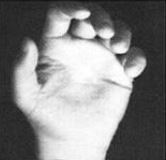
#> input picture A.JPG, 166 x 160 px, found by its file name
$ jupyter execute Laplacian_Blend.ipynb   (older library calls are emulated)
#> lines starting #> are read from the running program, lines starting #| are printed output that depends on the picture
[cell 1]
import cv2
import numpy as np
from matplotlib import pyplot as plt
from PIL import Image

[cell 2]
## Working directory
image_path_gaussian_pyr  = 'Output/Gaussian/'
image_path_laplacian_pyr  = 'Output/Laplacian/'

[cell 3]
##--------------------------------------------------------##
##   Find the Gaussian pyramid of the all input images    ##
##--------------------------------------------------------##
def Gaussian_Pyramid(img, num_levels):
    lower = img.copy()
    gaussian_pyramid = [lower]
    for i in range(num_levels):
        lower = cv2.pyrDown(lower)
        gaussian_pyramid.append(np.float32(lower))
    return gaussian_pyramid

[cell 4]
##-------------------------------------------------------------------------##
##   Find the Laplacian pyramid of the background anf foreground images    ##
##-------------------------------------------------------------------------##
def Laplacian_Pyramid(gaussian_pyramid):
    laplacian_top = gaussian_pyramid[-1]
    num_levels = len(gaussian_pyramid) - 1
    laplacian_pyramid = [laplacian_top]
    for i in range(num_levels,0,-1):
        size = (gaussian_pyramid[i - 1].shape[1], gaussian_pyramid[i - 1].shape[0])
        gaussian_expanded = cv2.pyrUp(gaussian_pyramid[i], dstsize=size)
        laplacian = np.subtract(gaussian_pyramid[i-1], gaussian_expanded)
        laplacian_pyramid.append(laplacian)
    return laplacian_pyramid

[cell 5]
##--------------------------------------------------------##
##   Blend the two images with respect to the mask        ##
##--------------------------------------------------------##
def Blending_Images(laplacian_A,laplacian_B,mask_pyr):
    LS = []
    for Laplacian_of_image_a,Laplacian_of_image_B,mask in zip(laplacian_B,laplacian_A,mask_pyr):
        ls = Laplacian_of_image_a * mask + Laplacian_of_image_B * (1.0 - mask)
        LS.append(ls)
    return LS

[cell 6]
##--------------------------------------------------------------------------------##
##  Reconstruct the blended image with the size equivalent to the input images    ##
##--------------------------------------------------------------------------------##
def Reconstructing_Blended_Image(Laplacian_Added):
    laplacian_top = Laplacian_Added[0]
    laplacian_lst = [laplacian_top]
    num_levels = len(Laplacian_Added) - 1
    for i in range(num_levels):
        size = (Laplacian_Added[i + 1].shape[1], Laplacian_Added[i + 1].shape[0])
        laplacian_expanded = cv2.pyrUp(laplacian_top, dstsize=size)
        laplacian_top = cv2.add(Laplacian_Added[i+1], laplacian_expanded,dtype=cv2.CV_32F)
        laplacian_lst.append(laplacian_top)
    return laplacian_lst

[cell 7]
##----------------------------------------------------------------------##
##  Main function to accept input inages and call all the operations    ##
##----------------------------------------------------------------------##
if __name__ == '__main__':
     # Accepting background and foreground images
    image_1 = cv2.imread('A.jpg')
#> image_1 is the input picture: shape (160, 166, 3); min 11, max 255, mean 132.6
    image_1 = cv2.resize(image_1, (167, 160))
#> image_1: shape (160, 167, 3)
    image_2 = cv2.imread('B.jpg')
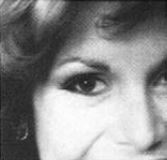
#> input picture B.JPG, 167 x 160 px, found by its file name
#> image_2 is the input picture: shape (160, 167, 3); min 12, max 255, mean 138.2
    image_2 = cv2.resize(image_2, (167, 160))

    # Inserting mask image
    mask_image = cv2.imread('Mask.jpg').astype('float32')/255
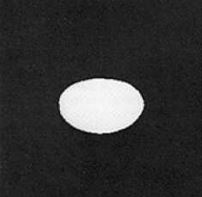
#> input picture Mask.JPG, 202 x 197 px, found by its file name
#> mask_image: shape (197, 202, 3) float32; min 0, max 1, mean 0.201
    mask_image = cv2.resize(mask_image, (167, 160))
#> mask_image: shape (160, 167, 3) float32
    mask_image_complement = cv2.imread('Mask.jpg')
#> mask_image_complement is the input picture: shape (197, 202, 3); min 0, max 255, mean 51.3
    mask_image_complement = cv2.resize(mask_image_complement, (167, 160))
#> mask_image_complement: shape (160, 167, 3)
    mask_image_complement=cv2.bitwise_not(mask_image_complement)
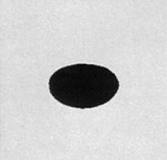
#> mask_image_complement: shape (160, 167, 3); min 2, max 250, mean 203.8


    # x=np.multiply(mask_image_inv,(1.0 - mask_image))
    cv2.imwrite('Complement_of_Mask.jpg',mask_image_complement)
    #number of levels that the Gaussian and Laplacian pyramid
    pyramid_level =8

    # For image-1, Constructing Gaussian Pyramid
    gaussian_pyr_1 = Gaussian_Pyramid(image_1, pyramid_level)
#> the loop in Gaussian_Pyramid, `for i in range(num_levels):` made 8 passes
#> lower on pass 8: [[140, 140, 140]]
#> pass 1, in Gaussian_Pyramid, `lower = cv2.pyrDown(lower)`:
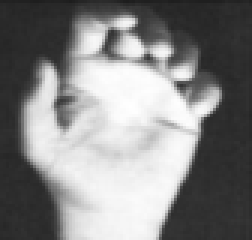
#> lower: shape (80, 84, 3) (shown 3 times larger); min 29, max 255, mean 131.9
#> after the loop in Gaussian_Pyramid, `for i in range(num_levels):`: gaussian_pyramid = 9 items
#> gaussian_pyr_1 = 9 items
    # For image-1, Constructing Laplacian
    laplacian_pyr_1 = Laplacian_Pyramid(gaussian_pyr_1)
#> in Laplacian_Pyramid, `laplacian_top = gaussian_pyramid[-1]`: laplacian_top = [[140, 140, 140]]
#> in Laplacian_Pyramid, `num_levels = len(gaussian_pyramid) - 1`: num_levels = 8
#> in Laplacian_Pyramid, `laplacian_pyramid = [laplacian_top]`: laplacian_pyramid = [[[140, 140, 140]]]
#> after the loop in Laplacian_Pyramid, `for i in range(num_levels,0,-1):`: laplacian_pyramid = 9 items
#> laplacian_pyr_1 = 9 items
    # For image-2, Constructing Laplacian
    gaussian_pyr_2 = Gaussian_Pyramid(image_2, pyramid_level)
#> the loop in Gaussian_Pyramid (call 2), `for i in range(num_levels):` made 8 passes
#> lower on pass 8: [[124, 124, 124]]
#> pass 1, in Gaussian_Pyramid (call 2), `lower = cv2.pyrDown(lower)`:
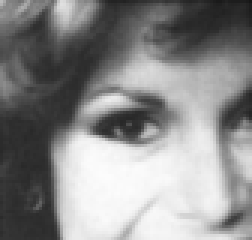
#> lower: shape (80, 84, 3) (shown 3 times larger); min 22, max 252, mean 137.7
#> pass 3, in Gaussian_Pyramid (call 2), `lower = cv2.pyrDown(lower)`:
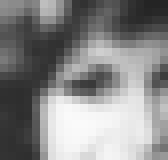
#> lower: shape (20, 21, 3) (shown 8 times larger); min 36, max 250, mean 135.5
#> gaussian_pyr_2 = 9 items
    #For image-2, Constructing Laplacian
    laplacian_pyr_2 = Laplacian_Pyramid(gaussian_pyr_2)
#> laplacian_pyr_2 = 9 items
    #Storing the downsampled images in Output folder
    for i in range(pyramid_level):
        cv2.imwrite(image_path_gaussian_pyr + 'Gaussian_Pyr_Img_1_Lvl_{}.jpg'.format(i), gaussian_pyr_1[i])
        cv2.imwrite(image_path_laplacian_pyr + 'Laplacian_Pyr_Img_1_Lvl_{}.jpg'.format(i), laplacian_pyr_1[i])
        cv2.imwrite(image_path_gaussian_pyr + 'Gaussian_Pyr_Img_2_Lvl_{}.jpg'.format(i), gaussian_pyr_2[i])
        cv2.imwrite(image_path_laplacian_pyr + 'Laplacian_Pyr_Img_2_Lvl_{}.jpg'.format(i), laplacian_pyr_2[i])

    # Calculate the Gaussian pyramid for the mask image and complement mask image.
    mask_pyr_final = Gaussian_Pyramid(mask_image, pyramid_level)
#> the loop in Gaussian_Pyramid (call 3), `for i in range(num_levels):` made 8 passes
#> lower on pass 8: [[0.224, 0.224, 0.224]]
#> pass 3, in Gaussian_Pyramid (call 3), `lower = cv2.pyrDown(lower)`:
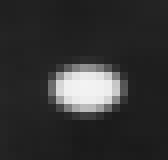
#> lower: shape (20, 21, 3) float32 (shown 8 times larger); mean B, G, R 0.201, 0.201, 0.201
#> mask_pyr_final = 9 items
    mask_pyr_final_compl = Gaussian_Pyramid(mask_image_complement, pyramid_level)
#> the loop in Gaussian_Pyramid (call 4), `for i in range(num_levels):` made 8 passes
#> lower on pass 8: [[198, 198, 198]]
#> pass 2, in Gaussian_Pyramid (call 4), `lower = cv2.pyrDown(lower)`:
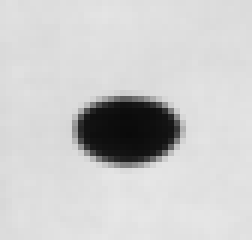
#> lower: shape (40, 42, 3) (shown 6 times larger); min 10, max 230, mean 203.9
#> pass 3, in Gaussian_Pyramid (call 4), `lower = cv2.pyrDown(lower)`:
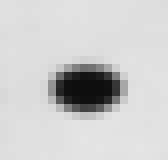
#> lower: shape (20, 21, 3) (shown 8 times larger); min 12, max 229, mean 203.8
#> mask_pyr_final_compl = 9 items
    mask_pyr_final.reverse()

    # Blend the images
    Laplacian_Added = Blending_Images(laplacian_pyr_1,laplacian_pyr_2,mask_pyr_final)
#> the loop in Blending_Images, `for Laplacian_of_image_a,Laplacian_of_image_B,mask in zip(laplacian_B,..` made 9 passes
#> (Laplacian_of_image_a, Laplacian_of_image_B, mask, ls) on pass 1: ([[124, 124, 124]], [[140, 140, 140]], [[0.224, 0.224, 0.224]], [[136.4, 136.4, 136.4]])
#> Laplacian_Added = 9 items

    # Reconstruct the images
    final  = Reconstructing_Blended_Image(Laplacian_Added)
#> in Reconstructing_Blended_Image, `laplacian_top = Laplacian_Added[0]`: laplacian_top = [[136.4, 136.4, 136.4]]
#> in Reconstructing_Blended_Image, `laplacian_lst = [laplacian_top]`: laplacian_lst = [[[136.4, 136.4, 136.4]]]
#> in Reconstructing_Blended_Image, `num_levels = len(Laplacian_Added) - 1`: num_levels = 8
#> after the loop in Reconstructing_Blended_Image, `for i in range(num_levels):`:
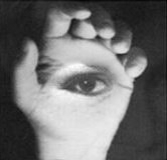
#> laplacian_top: shape (160, 167, 3) float32; mean of channels 0, 1, 2 127.4, 127.4, 127.4; drawn with min black and max white
#> after the loop in Reconstructing_Blended_Image, `for i in range(num_levels):`: laplacian_lst = 9 items
#> final = 9 items

    # Save the final image to the working directory
    cv2.imwrite('Blended.jpg',final[pyramid_level])
    blended_img = cv2.imread('Blended.jpg')
#> blended_img: shape (160, 167, 3); min 11, max 255, mean 127.4
    figure, ax = plt.subplots(1, 3, figsize=(16,8))
    ax[0].imshow(image_1, cmap='gray')
    ax[0].set_title("Image A")
    ax[1].imshow(image_2, cmap='gray')
    ax[1].set_title("Image B")
    ax[2].imshow(blended_img, cmap='gray')
    ax[2].set_title("Blended Image")
#     print("\n----------Program executed successfully!!")
#     print("\n----------Blended Image Reconstructed")
